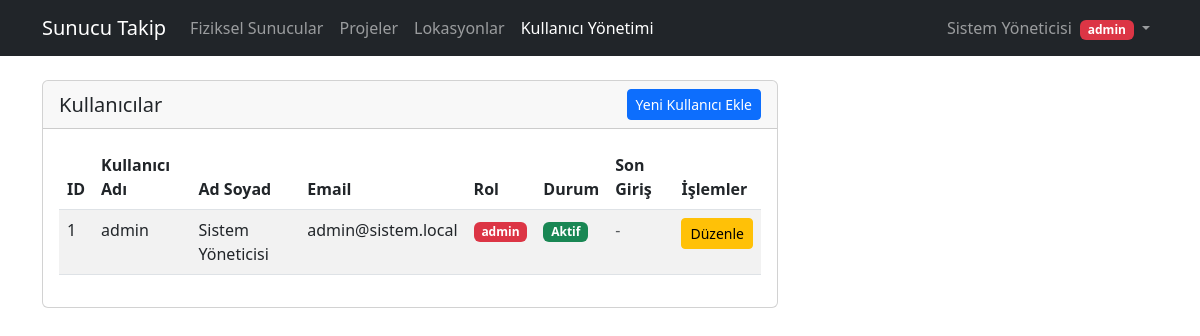
Page /admin.php (signed in) on the committed database.
### tables this page shows
CREATE TABLE IF NOT EXISTS kullanicilar (
    id INT AUTO_INCREMENT PRIMARY KEY,
    kullanici_adi VARCHAR(50) NOT NULL UNIQUE,
    ad_soyad VARCHAR(100) NOT NULL,
    email VARCHAR(100) NOT NULL UNIQUE,
    sifre VARCHAR(255) NOT NULL,
    rol ENUM('admin', 'kullanici') DEFAULT 'kullanici',
    durum ENUM('Aktif', 'Pasif') DEFAULT 'Aktif',
    son_giris DATETIME,
    olusturma_tarihi TIMESTAMP DEFAULT CURRENT_TIMESTAMP
);

### admin.php (the view, shortened to what this page needs)
<?php
require_once 'config/database.php';
$sql = "SELECT * FROM kullanicilar ORDER BY kullanici_adi";
$kullanicilar = mysqli_query($conn, $sql);
?>
<!DOCTYPE html>
<html lang="tr">
<head>
    <link href="https://cdn.jsdelivr.net/npm/bootstrap@5.3.0/dist/css/bootstrap.min.css" rel="stylesheet">
    <link rel="stylesheet" href="https://cdn.jsdelivr.net/npm/bootstrap-icons@1.11.3/font/bootstrap-icons.min.css">
</head>
<body>
    <?php require_once 'header.php'; ?>
    <div class="container">
        <div class="row">
            <div class="col-md-8">
                <div class="card">
                    <div class="card-header d-flex justify-content-between align-items-center">
                        <h2 class="card-title h5 mb-0">Kullanıcılar</h2>
                        <button type="button" class="btn btn-primary btn-sm" data-bs-toggle="modal" data-bs-target="#yeniKullaniciModal">
                            Yeni Kullanıcı Ekle
                        </button>
                    </div>
                    <div class="card-body">
                        <div class="table-responsive">
                            <table class="table table-striped">
                                <thead>
                                    <tr>
                                        <th>ID</th>
                                        <th>Kullanıcı Adı</th>
                                        <th>Ad Soyad</th>
                                        <th>Email</th>
                                        <th>Rol</th>
                                        <th>Durum</th>
                                        <th>Son Giriş</th>
                                        <th>İşlemler</th>
                                    </tr>
                                </thead>
                                <tbody>
                                    <?php while ($kullanici = mysqli_fetch_assoc($kullanicilar)): ?>
                                        <tr>
                                            <td><?php echo $kullanici['id']; ?></td>
                                            <td><?php echo $kullanici['kullanici_adi']; ?></td>
                                            <td><?php echo $kullanici['ad_soyad']; ?></td>
                                            <td><?php echo $kullanici['email']; ?></td>
                                            <td>
                                                <span class="badge <?php echo $kullanici['rol'] == 'admin' ? 'bg-danger' : 'bg-info'; ?>">
                                                    <?php echo $kullanici['rol']; ?>
                                                </span>
                                            </td>
                                            <td>
                                                <span class="badge <?php echo $kullanici['durum'] == 'Aktif' ? 'bg-success' : 'bg-secondary'; ?>">
                                                    <?php echo $kullanici['durum']; ?>
                                                </span>
                                            </td>
                                            <td>
                                                <?php
                                                if ($kullanici['son_giris']) {
                                                    echo date('d.m.Y H:i', strtotime($kullanici['son_giris']));
                                                } else {
                                                    echo '<span class="text-muted">-</span>';
                                                }
                                                ?>
                                            </td>
                                            <td>
                                                <button type="button" class="btn btn-warning btn-sm"
                                                        data-bs-toggle="modal"
                                                        data-bs-target="#duzenleModal<?php echo $kullanici['id']; ?>">
                                                    Düzenle
                                                </button>
                                            </td>
                                        </tr>
                                    <?php endwhile; ?>
                                </tbody>
                            </table>
                        </div>
                    </div>
                </div>
            </div>
        </div>
    </div>
</body>
</html>

### rows in the picture
kullanicilar: id "1", kullanici_adi "admin", ad_soyad "Sistem Yöneticisi", email "admin@sistem.local", rol "admin", durum "Aktif"

### other values in the picture
$_SESSION['ad_soyad'] "Sistem Yöneticisi"
$_SESSION['rol'] "admin"
